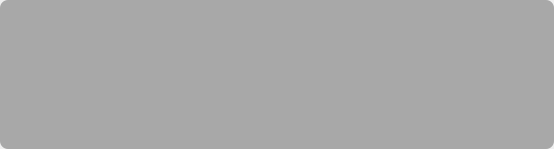
<?xml version="1.0" encoding="UTF-8"?>
<ui version="4.0">
 <class>Form</class>
 <widget class="QWidget" name="Form">
  <property name="geometry">
   <rect>
    <x>0</x>
    <y>0</y>
    <width>554</width>
    <height>149</height>
   </rect>
  </property>
  <property name="maximumSize">
   <size>
    <width>2000</width>
    <height>1000</height>
   </size>
  </property>
  <property name="windowTitle">
   <string>Form</string>
  </property>
  <property name="styleSheet">
   <string notr="true">TitleBar {
    background-color: rgb(54, 157, 180);
}
#buttonMinimum,#buttonMaximum,#buttonClose {
    border: none;
    background-color: rgb(54, 157, 180);
}</string>
  </property>
  <layout class="QVBoxLayout" name="verticalLayout_2">
   <property name="spacing">
    <number>0</number>
   </property>
   <property name="leftMargin">
    <number>0</number>
   </property>
   <property name="topMargin">
    <number>0</number>
   </property>
   <property name="rightMargin">
    <number>0</number>
   </property>
   <property name="bottomMargin">
    <number>0</number>
   </property>
   <item>
    <widget class="QWidget" name="widget" native="true">
     <property name="maximumSize">
      <size>
       <width>2000</width>
       <height>1000</height>
      </size>
     </property>
     <property name="styleSheet">
      <string notr="true">#widget{
	background-color: rgba(13, 13, 13,80);
	border-radius:8px;
}</string>
     </property>
     <layout class="QVBoxLayout" name="verticalLayout">
      <property name="spacing">
       <number>0</number>
      </property>
      <property name="leftMargin">
       <number>0</number>
      </property>
      <property name="topMargin">
       <number>0</number>
      </property>
      <property name="rightMargin">
       <number>0</number>
      </property>
      <property name="bottomMargin">
       <number>0</number>
      </property>
      <item>
       <widget class="QLabel" name="label">
        <property name="font">
         <font>
          <family>Times New Roman</family>
          <pointsize>48</pointsize>
         </font>
        </property>
        <property name="styleSheet">
         <string notr="true">background-color: none;</string>
        </property>
        <property name="text">
         <string/>
        </property>
        <property name="scaledContents">
         <bool>true</bool>
        </property>
        <property name="alignment">
         <set>Qt::AlignCenter</set>
        </property>
       </widget>
      </item>
     </layout>
    </widget>
   </item>
  </layout>
 </widget>
 <resources/>
 <connections/>
</ui>
